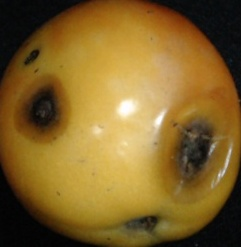
#> input picture Naive Bayes Classifier/10.jpg, 241 x 247 px
$ python NaiveBayesPredict.py   (older library calls are emulated)
#> lines starting #> are read from the running program, lines starting #| are printed output that depends on the picture; after the words box and inside, x2 and y2 are one past the last pixel; in counts of white or black regions, pixels touching at a corner belong together

# Make Predictions with Naive Bayes On The Tomato quality Dataset
from csv import reader
from math import sqrt
from math import exp
from math import pi

from numpy import array
import numpy as np
import cv2

params = cv2.SimpleBlobDetector_Params()


# Change thresholds
params.minThreshold = 10
params.maxThreshold = 200

# Filter by Area.
params.filterByArea = True
params.minArea = 10

# Filter by Circularity
params.filterByCircularity = True
params.minCircularity = 0.01

# Filter by Convexity
params.filterByConvexity = True
params.minConvexity = 0.87

# Filter by Inertia
params.filterByInertia = True
params.minInertiaRatio = .01

# Create a detector with the parameters
ver = (cv2.__version__).split('.')
if int(ver[0]) < 3:
    detector = cv2.SimpleBlobDetector(params)
else:
    detector = cv2.SimpleBlobDetector_create(params)
# GET ROI

# read image
img = cv2.imread('10.jpg')
#> img is the input picture: shape (247, 241, 3); mean B, G, R 41.4, 99.4, 129.1
# get RGB Values

average_color_per_row = np.average(img, axis=0)
#> average_color_per_row = 241 rows, first 8: [8.69, 21, 34.4], [9.21, 22.58, 36.29], [9.38, 24.22, 39.34], [9.26, 26.16, 42.34], [9.02, 27.63, 45.39], [8.8, 29.13, 47.94], [9.55, 30.96, 50.83], [9.82, 32.74, 53.18]
average_color = np.average(average_color_per_row, axis=0)
#> average_color = [41.37, 99.35, 129.1]
average_color = np.uint8(average_color)
#> average_color = [41, 99, 129]

# Crack Detection
bw = cv2.cvtColor(img, cv2.COLOR_BGR2GRAY)
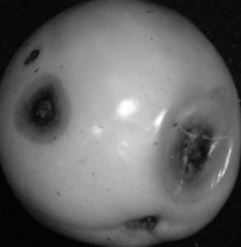
#> bw: shape (247, 241); min 1, max 254, mean 101.7
edges = cv2.Canny(bw, 100, 200)
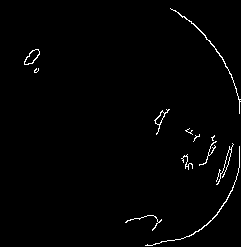
#> edges: shape (247, 241); 1.3% white in thin lines or dots, all inside (x1, y1, x2, y2) = (24, 8, 241, 246)
# cv2.imshow("Edges", bw)

average_crack_per_row = np.average(edges, axis=0)
#> average_crack_per_row = 241 values, max 38.2 at index 239, min 0 at index 0, mean 3.32
average_crack = np.average(average_crack_per_row, axis=0)
#> average_crack = 3.32
average_crack = np.uint8(average_crack)
#> average_crack = 3
np_arr2 = np.array(average_crack)
#> np_arr2 = 3

keypoints = detector.detect(img)
#> keypoints = 8 keypoints; (x, y, size): (193, 157, 57.2), (41, 109, 42.2), (152, 220, 15.6), (31, 57, 14.6), (36, 70, 5.8), (189, 130, 5.8), (175, 124, 5.5), (185, 138, 4.6)
nblobs = len(keypoints)
#> nblobs = 8
np_arr3 = np.array(nblobs)
#> np_arr3 = 8

# ave is the numerical data of the Image [Blue, Green, Red, Cracks, Spots]
ave = np.hstack((average_color, np_arr2, np_arr3)).ravel()
#> ave = [41, 99, 129, 3, 8]


# Load a CSV file
def load_csv(filename):
    dataset = list()
#> (the run stopped early here; a loop or call above may not have finished)

$ run again, with Naive Bayes Classifier/2.jpg copied over Naive Bayes Classifier/10.jpg
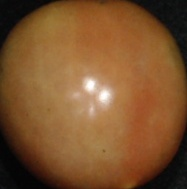
#> input picture Naive Bayes Classifier/2.jpg, 187 x 189 px
#> img is the input picture: shape (189, 187, 3); mean B, G, R 45.5, 82.8, 124.4
#> average_color_per_row = 187 rows, first 8: [13.16, 23.32, 34.01], [14.33, 25.23, 36.12], [15.33, 27.08, 39.17], [15.79, 28.82, 41.86], [16.56, 30.62, 45.18], [16.58, 32.29, 47.87], [17.1, 33.7, 50.79], [17.65, 35.55, 53.55]
#> `average_color = np.average(average_color_per_row, axis=0)`: average_color = [45.49, 82.8, 124.4]
#> `average_color = np.uint8(average_color)`: average_color = [45, 82, 124]
#> `bw = cv2.cvtColor(img, cv2.COLOR_BGR2GRAY)`:
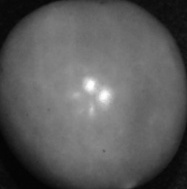
#> bw: shape (189, 187); min 3, max 254, mean 91
#> `edges = cv2.Canny(bw, 100, 200)`:
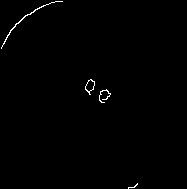
#> edges: shape (189, 187); 0.58% white in thin lines or dots, all inside (x1, y1, x2, y2) = (1, 1, 138, 189)
#> average_crack_per_row = 187 values, max 8.1 at index 99, min 0 at index 0, mean 1.47
#> `average_crack = np.average(average_crack_per_row, axis=0)`: average_crack = 1.47
#> `average_crack = np.uint8(average_crack)`: average_crack = 1
#> keypoints = ()
#> nblobs = 0
#> ave = [45, 82, 124, 1, 0]
